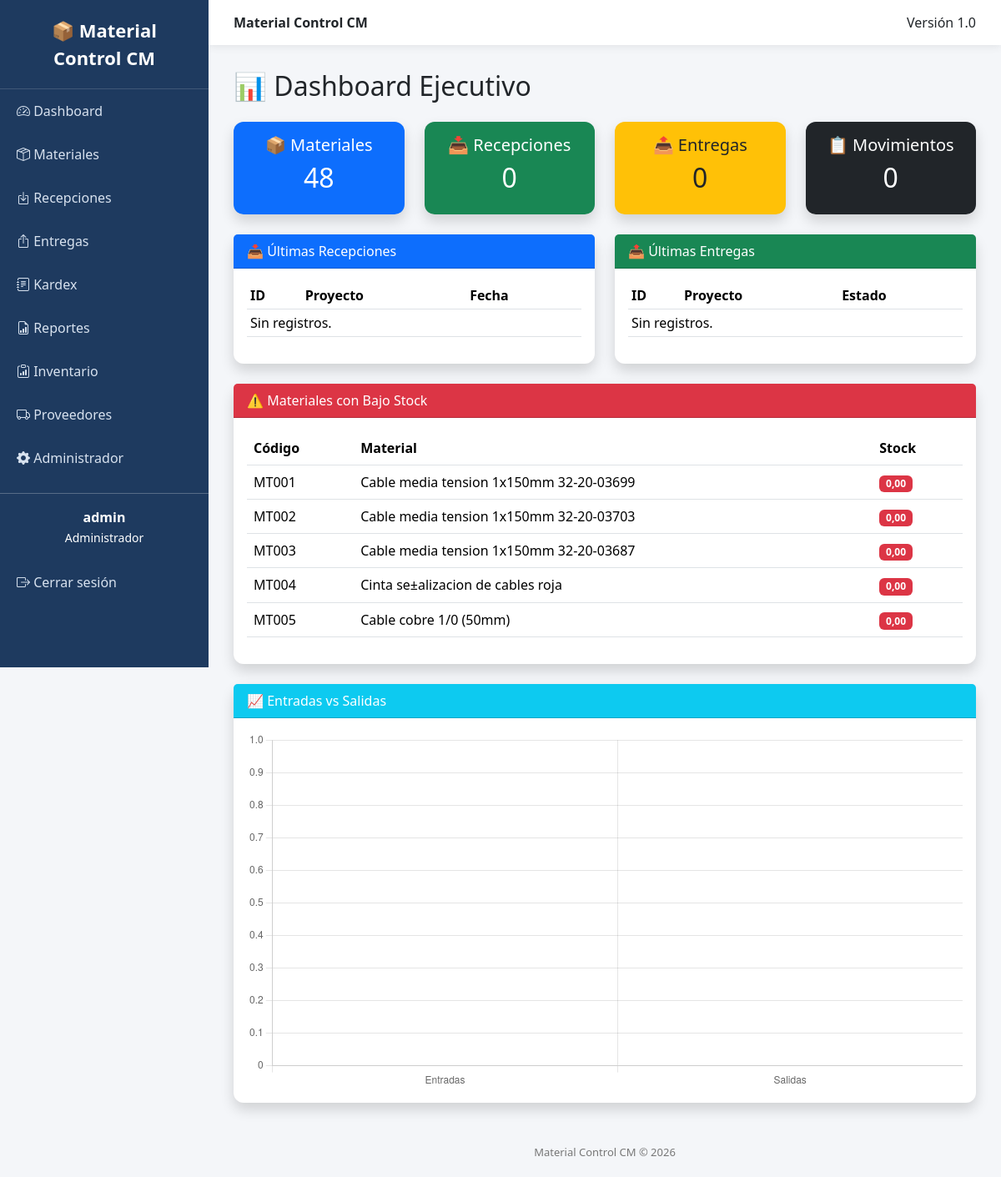
The app's page / (signed in), older data.
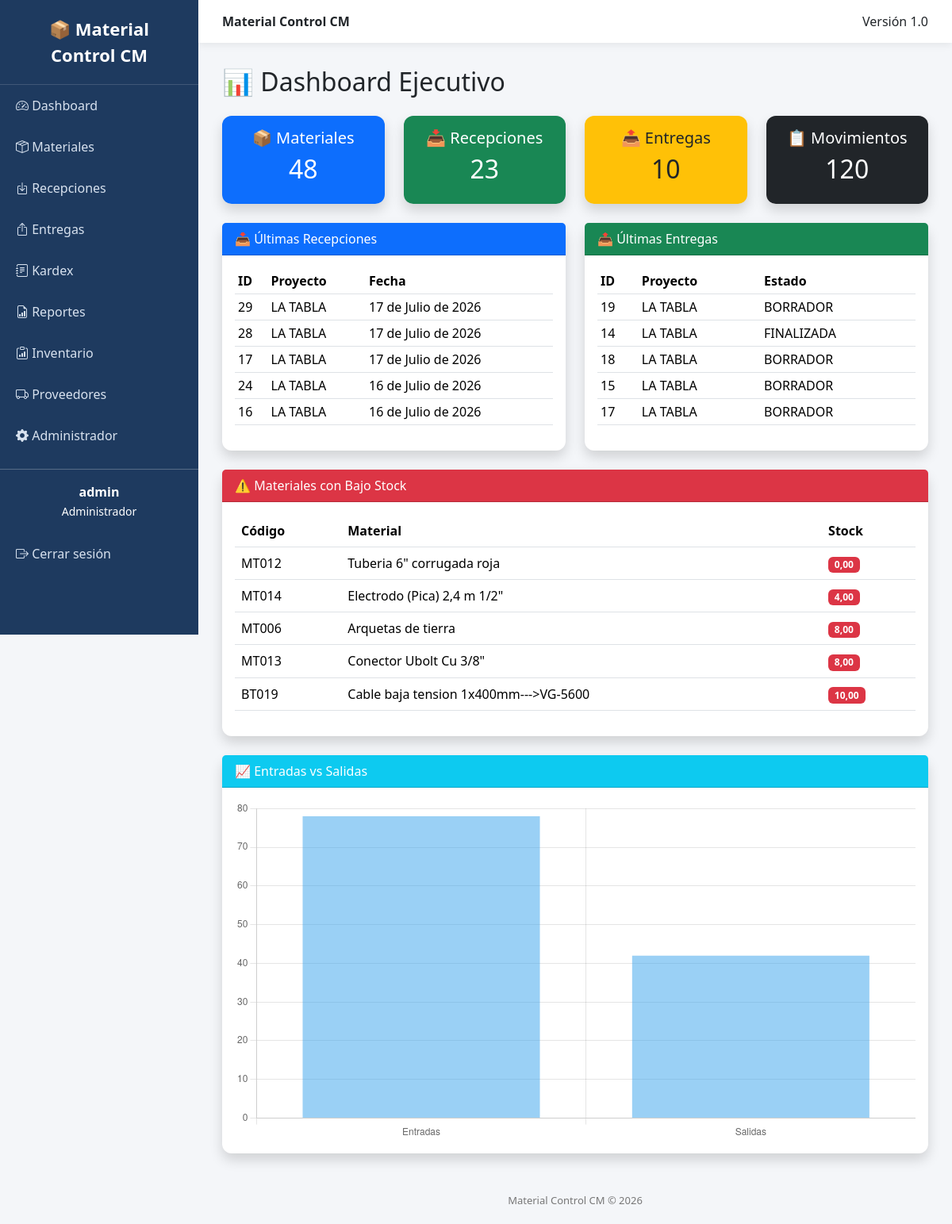
The same page, newer data.
### materials/models.py (models this page shows, shortened)
class Material(models.Model):
    codigo = models.CharField(max_length=30, unique=True)
    nombre = models.CharField(max_length=200)
    unidad = models.CharField(max_length=20)
    stock = models.DecimalField(max_digits=12, decimal_places=2, default=0)
    activo = models.BooleanField(default=True)

### inventory/models.py (models this page shows, shortened)
class Receipt(models.Model):
    proyecto = models.ForeignKey(
        Project,
        on_delete=models.CASCADE
    )
    proveedor = models.CharField(
        max_length=200
    )
    numero_remision = models.CharField(
        max_length=100
    )
    fecha = models.DateField()
    class Meta:
        ordering = ["-fecha", "-id"]
        verbose_name = "Recepción"
        verbose_name_plural = "Recepciones"

### projects/models.py (models this page shows)
class Project(models.Model):
    nombre = models.CharField(max_length=150)
    cliente = models.CharField(max_length=150)
    ubicacion = models.CharField(max_length=200)
    fecha_inicio = models.DateField()
    fecha_fin = models.DateField(null=True, blank=True)
    activo = models.BooleanField(default=True)
    def __str__(self):
        return self.nombre

### movements/models.py (models this page shows, shortened)
class Delivery(models.Model):
    ESTADOS = (
        ("BORRADOR", "Borrador"),
        ("FINALIZADA", "Finalizada"),
        ("ANULADA", "Anulada"),
    )
    proyecto = models.ForeignKey(
        Project,
        on_delete=models.CASCADE
    )
    responsable = models.CharField(
        max_length=150
    )
    fecha = models.DateField()
    observacion = models.TextField(
        blank=True
    )
    estado = models.CharField(
        max_length=20,
        choices=ESTADOS,
        default="BORRADOR"
    )
    class Meta:
        ordering = ["-fecha", "-id"]
        verbose_name = "Entrega"
        verbose_name_plural = "Entregas"

### dashboard/views.py (the view)
# urls.py: path("", views.home, name="home"),
@login_required
def home(request):
    total_materiales = Material.objects.filter(
        activo=True
    ).count()
    total_recepciones = Receipt.objects.count()
    total_entregas = Delivery.objects.count()
    total_movimientos = InventoryMovement.objects.count()
    stock_bajo = Material.objects.filter(
        activo=True,
        stock__lte=10
    ).count()
    movimientos_recientes = InventoryMovement.objects.order_by(
        "-fecha"
    )[:5]
    ultimas_entregas = Delivery.objects.order_by(
        "-fecha",
        "-id"
    )[:5]
    ultimas_recepciones = Receipt.objects.order_by(
        "-fecha",
        "-id"
    )[:5]
    materiales_stock_bajo = Material.objects.filter(
        activo=True,
        stock__lte=10
    ).order_by("stock")[:5]
    tipos_movimiento = InventoryMovement.objects.values(
        "tipo"
    ).annotate(
        total=Count("id")
    )
    entradas = 0
    salidas = 0
    for item in tipos_movimiento:
        if item["tipo"] == "ENTRADA":
            entradas = item["total"]
        elif item["tipo"] == "SALIDA":
            salidas = item["total"]
    context = {
        "total_materiales": total_materiales,
        "total_recepciones": total_recepciones,
        "total_entregas": total_entregas,
        "total_movimientos": total_movimientos,
        "stock_bajo": stock_bajo,
        "movimientos_recientes": movimientos_recientes,
        "ultimas_entregas": ultimas_entregas,
        "ultimas_recepciones": ultimas_recepciones,
        "materiales_stock_bajo": materiales_stock_bajo,
        "entradas": entradas,
        "salidas": salidas,
    }
    return render(
        request,
        "dashboard.html",
        context
    )

### templates/dashboard.html (shortened to what the changed rows need)
{% extends "base.html" %}
{% block content %}
<h2 class="mb-4">
    📊 Dashboard Ejecutivo
</h2>
<div class="row mb-4">
    <div class="col-md-3">
        <div class="card bg-primary text-white shadow">
            <div class="card-body text-center">
                <h2>{{ total_materiales }}</h2>
            </div>
        </div>
    </div>
    <div class="col-md-3">
        <div class="card bg-success text-white shadow">
            <div class="card-body text-center">
                <h5>📥 Recepciones</h5>
                <h2>{{ total_recepciones }}</h2>
            </div>
        </div>
    </div>
    <div class="col-md-3">
        <div class="card bg-warning text-dark shadow">
            <div class="card-body text-center">
                <h5>📤 Entregas</h5>
                <h2>{{ total_entregas }}</h2>
            </div>
        </div>
    </div>
    <div class="col-md-3">
        <div class="card bg-dark text-white shadow">
            <div class="card-body text-center">
                <h5>📋 Movimientos</h5>
                <h2>{{ total_movimientos }}</h2>
            </div>
        </div>
    </div>
</div>
<div class="row">
    <div class="col-md-6">
        <div class="card shadow mb-4">
            <div class="card-body">
                <table class="table table-sm">
                    <thead>
                        <tr>
                            <th>ID</th>
                            <th>Proyecto</th>
                            <th>Fecha</th>
                        </tr>
                    </thead>
                    <tbody>
                    {% for r in ultimas_recepciones %}
                        <tr>
                            <td>{{ r.id }}</td>
                            <td>{{ r.proyecto }}</td>
                            <td>{{ r.fecha }}</td>
                        </tr>
                    {% empty %}
                        <tr>
                            <td colspan="3">
                                Sin registros.
                            </td>
                        </tr>
                    {% endfor %}
                    </tbody>
                </table>
            </div>
        </div>
    </div>
    <div class="col-md-6">
        <div class="card shadow mb-4">
            <div class="card-body">
                <table class="table table-sm">
                    <thead>
                        <tr>
                            <th>ID</th>
                            <th>Proyecto</th>
                            <th>Estado</th>
                        </tr>
                    </thead>
                    <tbody>
                    {% for e in ultimas_entregas %}
                        <tr>
                            <td>{{ e.id }}</td>
                            <td>{{ e.proyecto }}</td>
                            <td>{{ e.estado }}</td>
                        </tr>
                    {% empty %}
                        <tr>
                            <td colspan="3">
                                Sin registros.
                            </td>
                        </tr>
                    {% endfor %}
                    </tbody>
                </table>
            </div>
        </div>
    </div>
</div>
<div class="card shadow">
    <div class="card-body">
        <table class="table table-hover">
            <thead>
                <tr>
                    <th>Código</th>
                    <th>Material</th>
                    <th>Stock</th>
                </tr>
            </thead>
            <tbody>
            {% for material in materiales_stock_bajo %}
                <tr>
                    <td>{{ material.codigo }}</td>
                    <td>{{ material.nombre }}</td>
                    <td>
                        <span class="badge bg-danger">
                            {{ material.stock }}
                        </span>
                    </td>
                </tr>
            {% empty %}
                <tr>
                    <td colspan="3">
                        No existen materiales con stock bajo.
                    </td>
                </tr>
            {% endfor %}
            </tbody>
        </table>
    </div>
</div>
<div class="card shadow mt-4">
    <div class="card-body">
        <canvas id="graficoMovimientos"></canvas>
    </div>
</div>
<script>
const ctx = document.getElementById('graficoMovimientos');
new Chart(ctx, {
    type: 'bar',
    data: {
        labels: ['Entradas', 'Salidas'],
        datasets: [{
            label: 'Cantidad de movimientos',
            data: [
                {{ entradas }},
                {{ salidas }}
            ]
        }]
    },
    options: {
        responsive: true,
        plugins: {
            legend: {
                display: false
            }
        }
    }
});
</script>
{% endblock %}

Row changes from the older to the newer data that the page shows:
no longer on this page (row edited): Material: codigo "MT001", nombre "Cable media tension 1x150mm 32-20-03699", stock "0,00"
no longer on this page (row edited): Material: codigo "MT002", nombre "Cable media tension 1x150mm 32-20-03703", stock "0,00"
no longer on this page (row edited): Material: codigo "MT003", nombre "Cable media tension 1x150mm 32-20-03687", stock "0,00"
no longer on this page (row edited): Material: codigo "MT004", nombre "Cinta se±alizacion de cables roja", stock "0,00"
no longer on this page (row edited): Material: codigo "MT005", nombre "Cable cobre 1/0 (50mm)", stock "0,00"
added Receipt: id "29", proyecto "LA TABLA", fecha "17 de Julio de 2026"
added Receipt: id "28", proyecto "LA TABLA", fecha "17 de Julio de 2026"
added Receipt: id "17", proyecto "LA TABLA", fecha "17 de Julio de 2026"
added Receipt: id "24", proyecto "LA TABLA", fecha "16 de Julio de 2026"
added Receipt: id "16", proyecto "LA TABLA", fecha "16 de Julio de 2026"
added Delivery: id "19", proyecto "LA TABLA", estado "BORRADOR"
added Delivery: id "14", proyecto "LA TABLA", estado "FINALIZADA"
added Delivery: id "18", proyecto "LA TABLA", estado "BORRADOR"
added Delivery: id "15", proyecto "LA TABLA", estado "BORRADOR"
added Delivery: id "17", proyecto "LA TABLA", estado "BORRADOR"
now on this page (row unchanged): Material: codigo "MT012", nombre "Tuberia 6\" corrugada roja", stock "0,00"
now on this page (row edited): Material: codigo "MT014", nombre "Electrodo (Pica) 2,4 m 1/2\"", stock "4,00"
now on this page (row edited): Material: codigo "MT006", nombre "Arquetas de tierra", stock "8,00"
now on this page (row edited): Material: codigo "MT013", nombre "Conector Ubolt Cu 3/8\"", stock "8,00"
now on this page (row edited): Material: codigo "BT019", nombre "Cable baja tension 1x400mm--->VG-5600", stock "10,00"
Text that changed along with them:
{{ total_recepciones }}: "0" → "23"
{{ total_entregas }}: "0" → "10"
{{ total_movimientos }}: "0" → "120"
chart data {{ entradas }}: 0 → 78
chart data {{ salidas }}: 0 → 42
text no longer shown: "Sin registros. Sin registros."
